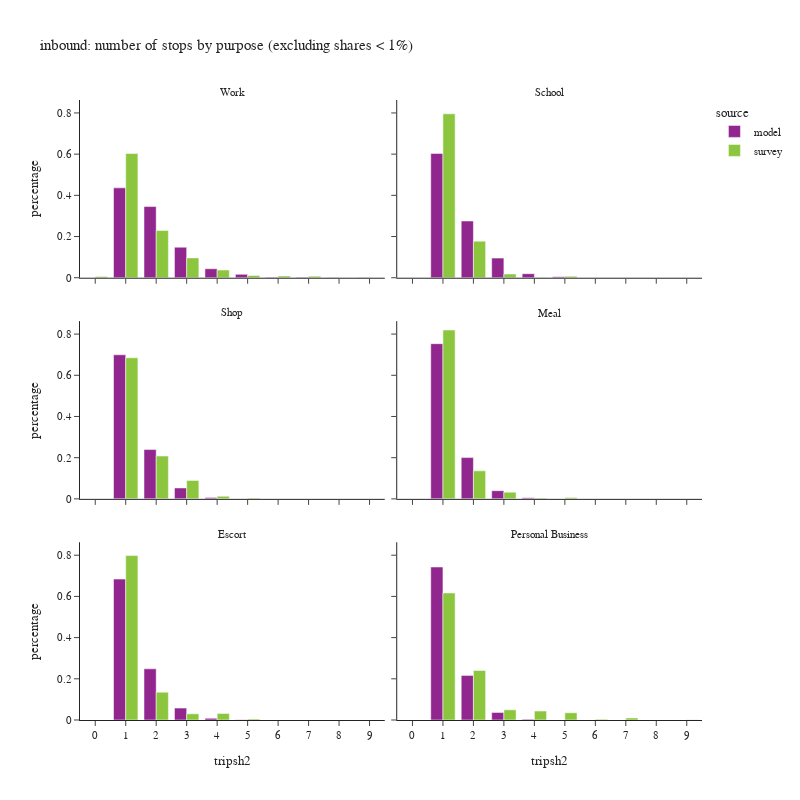

The notebook cell saved with this chart:
### Code cell
df_plot = df_tour.groupby(['tripsh2','pdpurp_label','source'])['toexpfac'].sum().reset_index()
df_plot['percentage'] = df_plot.groupby(['pdpurp_label','source'], group_keys=False)['toexpfac']. \
    apply(lambda x: x / float(x.sum()))
df_plot2 = df_plot.loc[df_plot['percentage'] > 0.001]

fig = px.bar(df_plot2.sort_values(['source','pdpurp_label']),
             x="tripsh2", y="percentage", color="source",barmode="group",
             facet_col='pdpurp_label', facet_col_wrap=2,
             hover_data=['toexpfac'],
             title="inbound: number of stops by purpose (excluding shares < 1%)")
fig.update_layout(height=800, width=800)
fig.for_each_annotation(lambda a: a.update(text = a.text.split("=")[-1]))
fig.for_each_xaxis(lambda a: a.update(dict(dtick = 1, categoryorder='category ascending')))
fig.show()

### Figure 1 — Plotly figure (JSON) as saved in the notebook; plotly's stock layout.template omitted (floating-point values rounded to 4 significant figures)
{"data": [{"alignmentgroup": "True", "customdata": [[701700.0], [555600.0], [238500.0], [70400.0], [26480.0], [4048.0], [3012.0], [2270.0], [1658.0]], "hovertemplate": "source=model<br>pdpurp_label=Work<br>tripsh2=%{x}<br>percentage=%{y}<br>toexpfac=%{customdata[0]}<extra></extra>", "legendgroup": "model", "marker": {"color": "#91268F", "pattern": {"shape": ""}}, "name": "model", "offsetgroup": "model", "orientation": "v", "showlegend": true, "textposition": "auto", "type": "bar", "x": [1, 2, 3, 4, 5, 6, 7, 8, 9], "xaxis": "x5", "y": [0.4364, 0.3455, 0.1483, 0.04378, 0.01646, 0.002517, 0.001873, 0.001412, 0.001031], "yaxis": "y5"}, {"alignmentgroup": "True", "customdata": [[364600.0], [166400.0], [57570.0], [11910.0], [2824.0]], "hovertemplate": "source=model<br>pdpurp_label=School<br>tripsh2=%{x}<br>percentage=%{y}<br>toexpfac=%{customdata[0]}<extra></extra>", "legendgroup": "model", "marker": {"color": "#91268F", "pattern": {"shape": ""}}, "name": "model", "offsetgroup": "model", "orientation": "v", "showlegend": false, "textposition": "auto", "type": "bar", "x": [1, 2, 3, 4, 5], "xaxis": "x6", "y": [0.6034, 0.2753, 0.09528, 0.01971, 0.004673], "yaxis": "y6"}, {"alignmentgroup": "True", "customdata": [[511400.0], [175000.0], [38660.0], [5179.0], [801.0]], "hovertemplate": "source=model<br>pdpurp_label=Shop<br>tripsh2=%{x}<br>percentage=%{y}<br>toexpfac=%{customdata[0]}<extra></extra>", "legendgroup": "model", "marker": {"color": "#91268F", "pattern": {"shape": ""}}, "name": "model", "offsetgroup": "model", "orientation": "v", "showlegend": false, "textposition": "auto", "type": "bar", "x": [1, 2, 3, 4, 5], "xaxis": "x3", "y": [0.6994, 0.2393, 0.05288, 0.007084, 0.001096], "yaxis": "y3"}, {"alignmentgroup": "True", "customdata": [[288800.0], [76740.0], [15230.0], [2118.0]], "hovertemplate": "source=model<br>pdpurp_label=Meal<br>tripsh2=%{x}<br>percentage=%{y}<br>toexpfac=%{customdata[0]}<extra></extra>", "legendgroup": "model", "marker": {"color": "#91268F", "pattern": {"shape": ""}}, "name": "model", "offsetgroup": "model", "orientation": "v", "showlegend": false, "textposition": "auto", "type": "bar", "x": [1, 2, 3, 4], "xaxis": "x4", "y": [0.7535, 0.2002, 0.03974, 0.005526], "yaxis": "y4"}, {"alignmentgroup": "True", "customdata": [[429600.0], [156000.0], [36240.0], [5220.0], [820.0]], "hovertemplate": "source=model<br>pdpurp_label=Escort<br>tripsh2=%{x}<br>percentage=%{y}<br>toexpfac=%{customdata[0]}<extra></extra>", "legendgroup": "model", "marker": {"color": "#91268F", "pattern": {"shape": ""}}, "name": "model", "offsetgroup": "model", "orientation": "v", "showlegend": false, "textposition": "auto", "type": "bar", "x": [1, 2, 3, 4, 5], "xaxis": "x", "y": [0.684, 0.2484, 0.05771, 0.008312, 0.001306], "yaxis": "y"}, {"alignmentgroup": "True", "customdata": [[293900.0], [85720.0], [14540.0], [1338.0]], "hovertemplate": "source=model<br>pdpurp_label=Personal Business<br>tripsh2=%{x}<br>percentage=%{y}<br>toexpfac=%{customdata[0]}<extra></extra>", "legendgroup": "model", "marker": {"color": "#91268F", "pattern": {"shape": ""}}, "name": "model", "offsetgroup": "model", "orientation": "v", "showlegend": false, "textposition": "auto", "type": "bar", "x": [1, 2, 3, 4], "xaxis": "x2", "y": [0.7428, 0.2167, 0.03676, 0.003382], "yaxis": "y2"}, {"alignmentgroup": "True", "customdata": [[8964.0], [837500.0], [318900.0], [133900.0], [51890.0], [15200.0], [11250.0], [10700.0]], "hovertemplate": "source=survey<br>pdpurp_label=Work<br>tripsh2=%{x}<br>percentage=%{y}<br>toexpfac=%{customdata[0]}<extra></extra>", "legendgroup": "survey", "marker": {"color": "#8CC63E", "pattern": {"shape": ""}}, "name": "survey", "offsetgroup": "survey", "orientation": "v", "showlegend": true, "textposition": "auto", "type": "bar", "x": [0, 1, 2, 3, 4, 5, 6, 7], "xaxis": "x5", "y": [0.006453, 0.6029, 0.2295, 0.09641, 0.03735, 0.01094, 0.008097, 0.007701], "yaxis": "y5"}, {"alignmentgroup": "True", "customdata": [[389300.0], [86870.0], [8943.0], [511.1], [3527.0]], "hovertemplate": "source=survey<br>pdpurp_label=School<br>tripsh2=%{x}<br>percentage=%{y}<br>toexpfac=%{customdata[0]}<extra></extra>", "legendgroup": "survey", "marker": {"color": "#8CC63E", "pattern": {"shape": ""}}, "name": "survey", "offsetgroup": "survey", "orientation": "v", "showlegend": false, "textposition": "auto", "type": "bar", "x": [1, 2, 3, 4, 5], "xaxis": "x6", "y": [0.7959, 0.1776, 0.01828, 0.001045, 0.007211], "yaxis": "y6"}, {"alignmentgroup": "True", "customdata": [[447100.0], [135800.0], [58480.0], [8263.0], [2524.0]], "hovertemplate": "source=survey<br>pdpurp_label=Shop<br>tripsh2=%{x}<br>percentage=%{y}<br>toexpfac=%{customdata[0]}<extra></extra>", "legendgroup": "survey", "marker": {"color": "#8CC63E", "pattern": {"shape": ""}}, "name": "survey", "offsetgroup": "survey", "orientation": "v", "showlegend": false, "textposition": "auto", "type": "bar", "x": [1, 2, 3, 4, 5], "xaxis": "x3", "y": [0.6848, 0.208, 0.08957, 0.01266, 0.003866], "yaxis": "y3"}, {"alignmentgroup": "True", "customdata": [[287800.0], [47770.0], [11440.0], [1657.0], [2424.0]], "hovertemplate": "source=survey<br>pdpurp_label=Meal<br>tripsh2=%{x}<br>percentage=%{y}<br>toexpfac=%{customdata[0]}<extra></extra>", "legendgroup": "survey", "marker": {"color": "#8CC63E", "pattern": {"shape": ""}}, "name": "survey", "offsetgroup": "survey", "orientation": "v", "showlegend": false, "textposition": "auto", "type": "bar", "x": [1, 2, 3, 4, 5], "xaxis": "x4", "y": [0.8198, 0.1361, 0.03257, 0.00472, 0.006904], "yaxis": "y4"}, {"alignmentgroup": "True", "customdata": [[435000.0], [73590.0], [16310.0], [17410.0], [2583.0]], "hovertemplate": "source=survey<br>pdpurp_label=Escort<br>tripsh2=%{x}<br>percentage=%{y}<br>toexpfac=%{customdata[0]}<extra></extra>", "legendgroup": "survey", "marker": {"color": "#8CC63E", "pattern": {"shape": ""}}, "name": "survey", "offsetgroup": "survey", "orientation": "v", "showlegend": false, "textposition": "auto", "type": "bar", "x": [1, 2, 3, 4, 5], "xaxis": "x", "y": [0.7983, 0.135, 0.02994, 0.03195, 0.004741], "yaxis": "y"}, {"alignmentgroup": "True", "customdata": [[213400.0], [83210.0], [17030.0], [15010.0], [12140.0], [1243.0], [3499.0], [519.0]], "hovertemplate": "source=survey<br>pdpurp_label=Personal Business<br>tripsh2=%{x}<br>percentage=%{y}<br>toexpfac=%{customdata[0]}<extra></extra>", "legendgroup": "survey", "marker": {"color": "#8CC63E", "pattern": {"shape": ""}}, "name": "survey", "offsetgroup": "survey", "orientation": "v", "showlegend": false, "textposition": "auto", "type": "bar", "x": [1, 2, 3, 4, 5, 6, 7, 9], "xaxis": "x2", "y": [0.6167, 0.2404, 0.04922, 0.04337, 0.03507, 0.003591, 0.01011, 0.0015], "yaxis": "y2"}], "layout": {"annotations": [{"font": {}, "showarrow": false, "text": "Escort", "x": 0.245, "xanchor": "center", "xref": "paper", "y": 0.2867, "yanchor": "bottom", "yref": "paper"}, {"font": {}, "showarrow": false, "text": "Personal Business", "x": 0.755, "xanchor": "center", "xref": "paper", "y": 0.2867, "yanchor": "bottom", "yref": "paper"}, {"font": {}, "showarrow": false, "text": "Shop", "x": 0.245, "xanchor": "center", "xref": "paper", "y": 0.6433, "yanchor": "bottom", "yref": "paper"}, {"font": {}, "showarrow": false, "text": "Meal", "x": 0.755, "xanchor": "center", "xref": "paper", "y": 0.6433, "yanchor": "bottom", "yref": "paper"}, {"font": {}, "showarrow": false, "text": "Work", "x": 0.245, "xanchor": "center", "xref": "paper", "y": 1.0, "yanchor": "bottom", "yref": "paper"}, {"font": {}, "showarrow": false, "text": "School", "x": 0.755, "xanchor": "center", "xref": "paper", "y": 1.0, "yanchor": "bottom", "yref": "paper"}], "barmode": "group", "height": 800, "legend": {"title": {"text": "source"}, "tracegroupgap": 0}, "title": {"text": "inbound: number of stops by purpose (excluding shares < 1%)"}, "width": 800, "xaxis": {"anchor": "y", "categoryorder": "category ascending", "domain": [0.0, 0.49], "dtick": 1, "title": {"text": "tripsh2"}}, "xaxis2": {"anchor": "y2", "categoryorder": "category ascending", "domain": [0.51, 1.0], "dtick": 1, "matches": "x", "title": {"text": "tripsh2"}}, "xaxis3": {"anchor": "y3", "categoryorder": "category ascending", "domain": [0.0, 0.49], "dtick": 1, "matches": "x", "showticklabels": false}, "xaxis4": {"anchor": "y4", "categoryorder": "category ascending", "domain": [0.51, 1.0], "dtick": 1, "matches": "x", "showticklabels": false}, "xaxis5": {"anchor": "y5", "categoryorder": "category ascending", "domain": [0.0, 0.49], "dtick": 1, "matches": "x", "showticklabels": false}, "xaxis6": {"anchor": "y6", "categoryorder": "category ascending", "domain": [0.51, 1.0], "dtick": 1, "matches": "x", "showticklabels": false}, "yaxis": {"anchor": "x", "domain": [0.0, 0.2867], "title": {"text": "percentage"}}, "yaxis2": {"anchor": "x2", "domain": [0.0, 0.2867], "matches": "y", "showticklabels": false}, "yaxis3": {"anchor": "x3", "domain": [0.3567, 0.6433], "matches": "y", "title": {"text": "percentage"}}, "yaxis4": {"anchor": "x4", "domain": [0.3567, 0.6433], "matches": "y", "showticklabels": false}, "yaxis5": {"anchor": "x5", "domain": [0.7133, 1.0], "matches": "y", "title": {"text": "percentage"}}, "yaxis6": {"anchor": "x6", "domain": [0.7133, 1.0], "matches": "y", "showticklabels": false}}}
